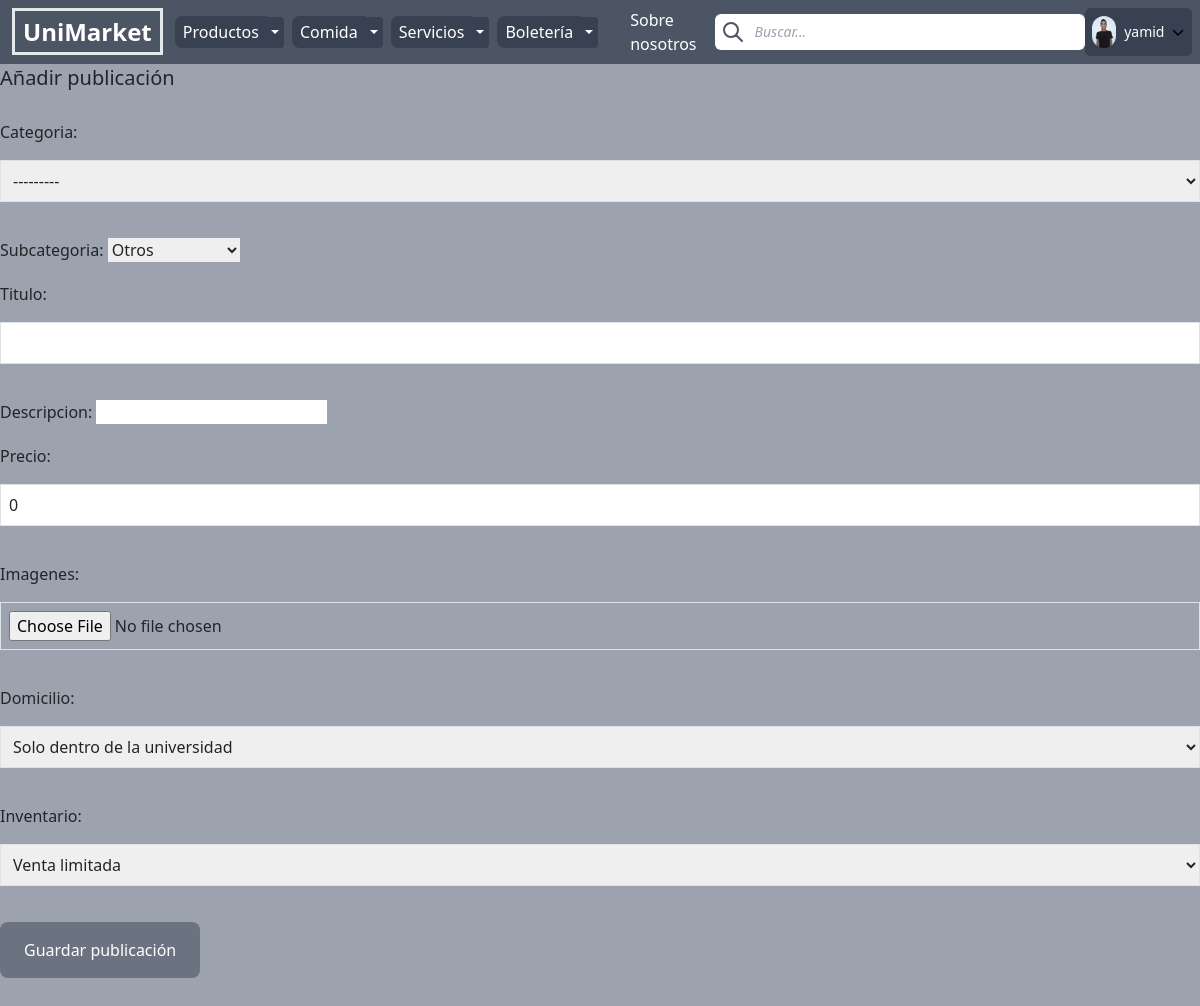
Page /my-posts/add-product/ (signed in) on the committed database.
### posts/models.py (models this page shows)
class Category(models.Model):
    title = models.CharField(max_length=50)
    slug = AutoSlugField(populate_from='title',editable=True, always_update=True)
    class Meta:
        verbose_name = ('Categoria')
        verbose_name_plural = ('Categorias')
    def __str__(self):
        return self.title

### userprofile/models.py (models this page shows, shortened)
class UserProfile(models.Model):
    user = models.OneToOneField(User, related_name="userprofile", on_delete=models.CASCADE)
    numero = models.CharField(max_length=10)
    edad = models.PositiveSmallIntegerField(null=False, blank=False, default=18)
    about_me = CKEditor5Field(null=True, blank=True, max_length=150)
    instagram = models.CharField(null=True, max_length=15, blank=True)
    universidad = models.CharField(choices={
        'EAFIT':'Universidad EAFIT',
        'UDEA':'Universidad de Antioquia',
        'CES':'Universidad CES',
        'UPB':'Universidad Pontificia Bolivariana',
        'ANDES':'Universidad de los Andes',
    }, default='EAFIT', max_length=5)
    imagen = models.ImageField(upload_to='uploads/userprofile/', blank=True, null=True)
    created_at = models.DateTimeField(auto_now_add=True)
    updated_at = models.DateTimeField(auto_now=True)
    saved_posts = [] #new list variable to store the ids of posts
    class Meta:
        ordering = ['-created_at']
    def am_vendor(self):
        return self.user.groups.filter(name='Emprendedores').exists()

### userprofile/views.py (the view)
# urls.py: path('my-posts/add-product/', views.add_product, name='add_product'),
@login_required(login_url='log-in')
@user_passes_test(es_vendedor)
def add_product(request):
    if request.method=='POST':
        form = ProductForm(request.POST, request.FILES)
        if form.is_valid():
            title = request.POST.get('title')
            product = form.save(commit=False)
            product.user = request.user
            product.slug = slugify(title)
            product.save()
            form.save_m2m()
            reviews = ReviewDetails.objects.create(product=product, promedio=0.0, comentarios=0)
            reviews.save()
            messages.success(request, 'Publicación creada')
            return redirect('my-posts')
    else:
        form = ProductForm()
    return render(request, 'userprofile/product_form.html', {'title':'Añadir publicación', 'form':form})

### posts/models.py (called while the page is built)
    def __str__(self):
        return self.title

### posts/templatetags/menu.py (called while the page is built)
@register.inclusion_tag("core/menu.html")
def menu():
    categories = Category.objects.all()
    return {
        "categories": categories
    }

### userprofile/context_processors.py (called while the page is built)
def saved(request):
    return { 'saved': Saved(request)}

### userprofile/saved.py (called while the page is built)
    def __len__(self):
        return sum(item['quantity'] for item in self.saved.values())

### userprofile/views.py (called while the page is built)
def es_vendedor(request):
    return request.groups.filter(name='Emprendedores').exists()

### userprofile/templates/userprofile/product_form.html (shortened to what this page needs)
{% extends 'core/base.html' %}
{% block content %}
  <div class="flex items-center justify-between">
    <h1 class="text-xl mb-2">{{ title }}</h1>
  </div>
  <form action="." method="post" enctype="multipart/form-data" class="space-y-5">
    {{ form.as_p }}
    <button class="py-3 px-6 bg-gray-500 text-white hover:bg-gray-700 active:bg-gray-900 rounded-lg" type="submit">Guardar publicación</button>
  </form>
{% endblock %}

### core/template/core/base.html (shortened to what this page needs)
<!doctype html>
<html lang="es">
<head>
    <script src="https://cdn.tailwindcss.com"></script>
    <link rel="stylesheet" href="https://cdnjs.cloudflare.com/ajax/libs/font-awesome/6.5.1/css/all.min.css"
 />
    <link href="https://cdn.jsdelivr.net/npm/bootstrap@5.0.2/dist/css/bootstrap.min.css"
    rel="stylesheet"
>
</head>
<body class="bg-gray-400 mb-12">
    {% load menu %}
    <nav class="h-16 bg-gray-600 flex items-center justify-start sticky-top">
        <div class="logo ml-3 mr-3">
            <a href="/"
                class="text-white text-2xl font-bold border-3 px-2 py-1 hover:text-gray-800 hover:border-gray-800 active:text-gray-800 active:border-gray-800 delay-50 duration-500">
                UniMarket
            </a>
        </div>
        <div class="menu space-x-4">
            {% menu %}
        </div>
        <form class="mx-auto" action="/search/" method="GET">
            <div class="relative text-gray-600 focus-within:text-gray-400">
                <span class="absolute inset-y-0 left-0 flex items-center pl-0.5">
                    <button type="submit" class="p-1 focus:outline-none focus:shadow-outline">
                        <svg fill="none" stroke="currentColor" stroke-linecap="round" stroke-linejoin="round"
                            stroke-width="2" viewBox="0 0 24 24" class="w-6 h-6">
                            <path d="M21 21l-6-6m2-5a7 7 0 11-14 0 7 7 0 0114 0z"></path>
                        </svg>
                    </button>
                </span>
                <input type="search" name="query"
                    class="py-2 px-32 text-sm rounded-md pl-10 focus:outline-none bg-white text-gray-900 placeholder:italic"
                    placeholder="Buscar..." autocomplete="off">
            </div>
        </form>
        <div class="">
            {% if request.user.is_authenticated %}
            <div class="mr-2">
                <div class="bg-tail-300 flex items-center justify-center">
                    <div class="relative inline-block text-left">
                        <button id="dropdown-button"
                            class="inline-flex justify-center w-full px-2 py-2 text-sm font-medium text-white bg-gray-700 rounded-md hover:bg-gray-900 delay-50 duration-500">
                            <div class="flex items-center justify-center">
                                {% if request.user.userprofile.imagen %}
                                <img src="{{ request.user.userprofile.imagen.url }}"
                                    alt="Imagen de {{ product.user.username }}"
                                    class="w-8 h-8 rounded-full object-cover mr-2" />
                                {% else %}
                                <img src="/media/uploads/userprofile/No%20Photo.jpg"
                                    alt="Imagen de {{ product.user.username }}"
                                    class="w-8 h-8 rounded-full object-cover mr-2" />
                                {% endif %}
                                {{ request.user.username }}
                                <div>
                                    <svg class="ml-2" xmlns="http://www.w3.org/2000/svg" height="12" width="12"
                                        viewBox="0 0 512 512">
                                        <path
                                            d="M233.4 406.6c12.5 12.5 32.8 12.5 45.3 0l192-192c12.5-12.5 12.5-32.8 0-45.3s-32.8-12.5-45.3 0L256 338.7 86.6 169.4c-12.5-12.5-32.8-12.5-45.3 0s-12.5 32.8 0 45.3l192 192z" />
                                    </svg>
                                </div>
                            </div>
                        </button>
                    </div>
                </div>
            </div>
            {% endif %}
        </div>
    </nav>
    <div class="">
        {% block content %}{% endblock %}
    </div>
</body>
</html>

### core/template/core/menu.html (shortened to what this page needs)
<div class="dropdown flex items-center relative">
    <div class="btn-group items-center">
        {% for category in categories %}
        <a class="bg-gray-700 border-gray-700 hover:bg-gray-900 focus:bg-gray-900 active:bg-gray-900 hover:text-gray-500 text-white px-2 py-1 rounded-l-lg delay-50 duration-500"
            href="{% url 'category-detail' category.slug %}">
            {{ category.title }}
        </a>
        <button type="button"
            class="btn btn-secondary btn-sm dropdown-toggle dropdown-toggle-split bg-gray-700 border-gray-700 hover:bg-gray-900 focus:bg-gray-900 active:bg-gray-900 mr-2 px-1 py-1"
            data-bs-toggle="dropdown" aria-expanded="false">
        </button>
        {% endfor %}
    </div>
    <a href="{% url 'about-us' %}" class="text-white text-white hover:text-gray-400 active:text-gray-600 ml-6 mr-3">
        Sobre nosotros
    </a>
</div>

### rows in the picture
Category: title "Productos"
Category: title "Comida"
Category: title "Servicios"
Category: title "Boletería"

### other values in the picture
{{ request.user.username }} "yamid"
{{ title }} "Añadir publicación"
